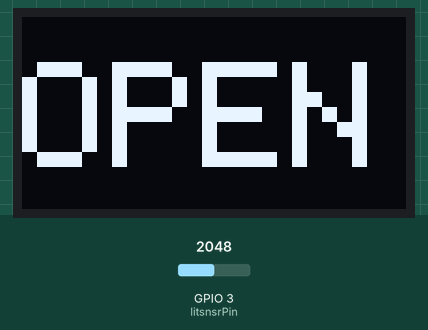
This sketch was run on a simulated ESP32. Parts: 128×64 one-colour display. The inputs (shaded band) are chosen by the test bench; at power-on: GPIO 3 (litsnsrPin) = 2048. What the sketch prints to the serial monitor is not drawn.

Above: at 1.2 s.
1.3 s: GPIO 3 (litsnsrPin) set to 3711
At 4.7 s:
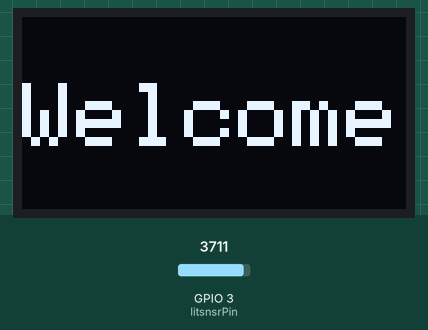
13.6 s: GPIO 3 (litsnsrPin) set to 3809
At 20.6 s:
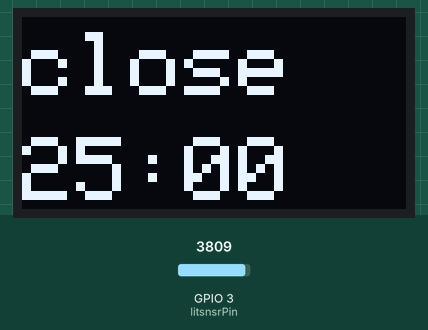
At 24.6 s:
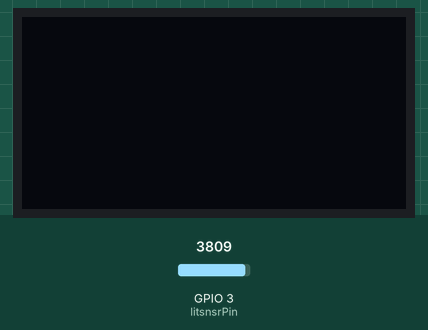
Timing chart, 0 to 26.1 s (numbered marks = the images above; inputs shaded):
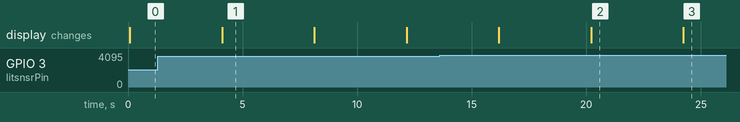

The sketch:

kanban.ino
```cpp
const int litsnsrPin = 3; //3:ConnectorA 4:ConnectorB
#include <Wire.h>
#include <Adafruit_GFX.h>
#include <Adafruit_SSD1306.h> //by Adafruit

#define SCREEN_WIDTH 128
#define SCREEN_HEIGHT 64
#define OLED_RESET     -1
#define SCREEN_ADDRESS 0x3C

Adafruit_SSD1306 display(SCREEN_WIDTH, SCREEN_HEIGHT, &Wire, OLED_RESET);

void setup() {
  Serial.begin(115200);
  pinMode(litsnsrPin, INPUT);
  Wire.begin(5, 4); //(SDA, SCL) 1,3:ConnectorA 5,4:ConnectorB

  if(!display.begin(SSD1306_SWITCHCAPVCC, SCREEN_ADDRESS)) {
    for(;;);
  }

  display.clearDisplay();
  display.display();
}


void loop() {
  float litsnsr_ad = analogRead(litsnsrPin); // Read analog data
  float litsnsr_v = litsnsr_ad * 3.3 / 4096; // Calculation of voltage value
  float lux = 10000 * litsnsr_v / (3.3 - litsnsr_v) / 1000; // Calculation of lux value

  Serial.print(lux);
  Serial.print(" Lux : ");

  if (lux < 110) {
    Serial.println("Dark → show display");

    display.clearDisplay();
    display.setTextSize(5);
    display.setTextColor(SSD1306_WHITE);
    display.setCursor(0, 15);
    display.print(F("OPEN"));
    display.display();
    delay(4000);

    display.clearDisplay();
    display.setTextSize(3);
    display.setTextColor(SSD1306_WHITE);
    display.setCursor(0, 22);
    display.print(F("Welcome"));
    display.display();
    delay(4000);

    display.clearDisplay();
    display.setTextSize(3);
    display.setTextColor(SSD1306_WHITE);
    display.setCursor(0, 5);
    display.print(F("close"));
    display.setCursor(0, 40);
    display.print(F("25:00"));
    display.display();
    delay(4000);

  } else {
    Serial.println("Bright → no display");
    display.clearDisplay(); // 念のため消す
    display.display();
    delay(500); // 明るい時のループ待機
  }
}
```

Measured:
- the behaviour switches between 3754 and 3755 on GPIO 3 (litsnsrPin) (found by bisection; images 1 and 2)
- after the input at 13.6 s, the display: first differs from a run without the input after 10.6 s (image 3)
- what the display in image 1 shows lasts 4.0 s, from 4.1 s to 8.1 s
